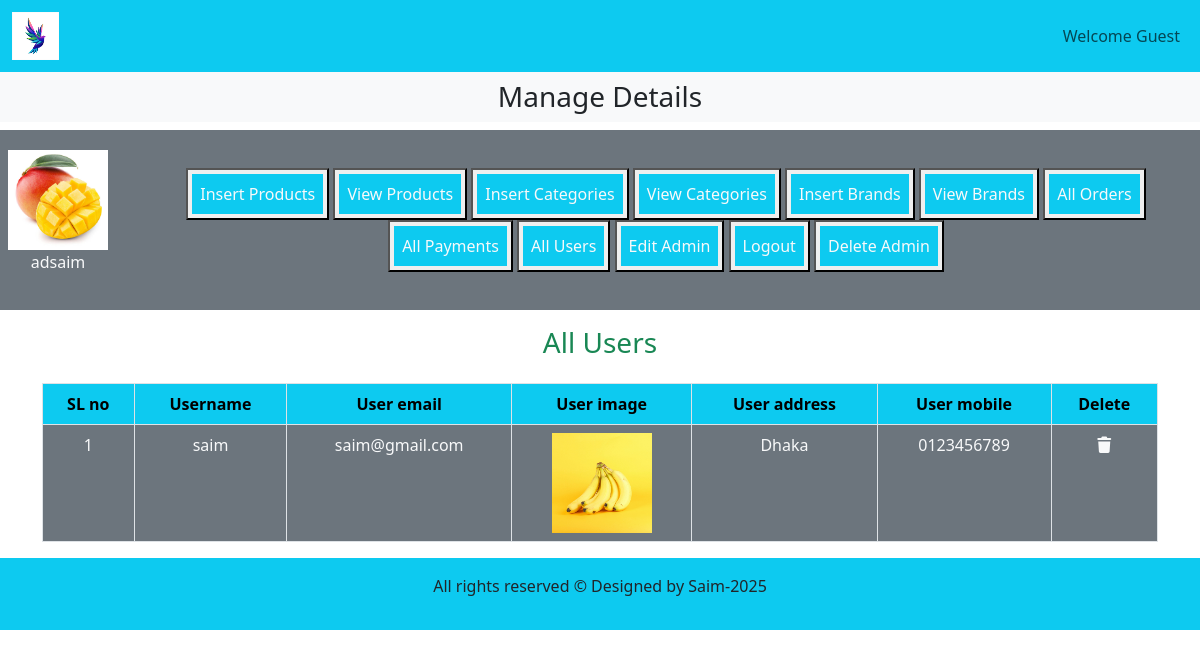
The app's page /admin_area/index.php?all_users (signed in) with its own data.
### tables this page shows
CREATE TABLE `user_table` (
  `user_id` int(11) NOT NULL,
  `user_name` varchar(100) NOT NULL,
  `user_email` varchar(100) NOT NULL,
  `user_password` varchar(255) NOT NULL,
  `user_image` varchar(255) NOT NULL,
  `user_ip` varchar(255) NOT NULL,
  `user_address` varchar(255) NOT NULL,
  `user_mobile` varchar(20) NOT NULL
);

### admin_area/all_users.php (the view)
<h3 class="text-center text-success">All Users</h3>
<table class="table table-bordered mt-4 text-center">
    <thead class="table_head">
        <?php
            $get_users="SELECT * FROM `user_table`";
            $result=mysqli_query($con, $get_users);
            $row_count=mysqli_num_rows($result);
            if($row_count==0) {
                echo "<h2 class='text-danger text-center mt-5'>No users yet</h2>";
            }
            else {
                echo "
                    <tr>
                    <th>SL no</th>
                    <th>Username</th>
                    <th>User email</th>
                    <th>User image</th>
                    <th>User address</th>
                    <th>User mobile</th>
                    <th>Delete</th>
                    </tr>
                    </thead>
                    <tbody class='table_body'>
                ";
                $number=0;
                while($row_data=mysqli_fetch_assoc($result)) {
                    $user_id=$row_data['user_id'];
                    $user_name=$row_data['user_name'];
                    $user_email=$row_data['user_email'];
                    $user_image=$row_data['user_image'];
                    $user_address=$row_data['user_address'];
                    $user_mobile=$row_data['user_mobile'];
                    $number++;
                    echo "
                        <tr>
                            <td>$number</td>
                            <td>$user_name</td>
                            <td>$user_email</td>
                            <td><img src='../users_area/user_images/$user_image' alt='$user_name' class='product_img'></td>
                            <td>$user_address</td>
                            <td>$user_mobile</td>
                            <td><a href='index.php?delete_user=$user_id' class='text-light'><i class='fa-solid fa-trash'></i></a></td>
                        </tr>
                    ";
                }
            }
        ?>
    </tbody>
</table>

### admin_area/index.php (shortened to what this page needs)
<!DOCTYPE html>
<html lang="en">
<head>
    <link href="https://cdn.jsdelivr.net/npm/bootstrap@5.3.7/dist/css/bootstrap.min.css" rel="stylesheet">
    <link rel="stylesheet" href="https://cdnjs.cloudflare.com/ajax/libs/font-awesome/7.0.0/css/all.min.css" />
    <link rel = "stylesheet" href = "../style.css">
</head>
<body>
    <div class="container-fluid p-0">
        <nav class="navbar navbar-expand-lg navbar-light bg-info">
            <div class="container-fluid">
                <img src="../images/logo.png" alt="" class="logo">
                <nav class="navbar navbar-expand-lg">
                    <ul class="navbar-nav">
                        <li class="nav-item">
                            <a href="#" class="nav-link">Welcome Guest</a>
                        </li>
                    </ul>
                </nav>
            </div>
        </nav>
        <div class="bg-light">
            <h3 class="text-center p-2">Manage Details</h3>
        </div>
        <div class="row">
            <div class="col-md-12 bg-secondary p-1 d-flex align-items-center">
                <div class="p-3">
                    <a href="#"><img src="../images/mango.jpg" alt="Admin Profile" class="admin_image"></a>
                    <p class="text-light text-center"><?= htmlspecialchars($_SESSION['username']) ?></p>
                </div>
                <div class="button text-center">
                    <button><a href="insert_product.php" class="nav-link text-light bg-info m-1 p-2">Insert Products</a></button>
                    <button><a href="index.php?view_products" class="nav-link text-light bg-info m-1 p-2">View Products</a></button>
                    <button><a href="index.php?insert_categories" class="nav-link text-light bg-info m-1 p-2">Insert Categories</a></button>
                    <button><a href="index.php?view_categories" class="nav-link text-light bg-info m-1 p-2">View Categories</a></button>
                    <button><a href="index.php?insert_brands" class="nav-link text-light bg-info m-1 p-2">Insert Brands</a></button>
                    <button><a href="index.php?view_brands" class="nav-link text-light bg-info m-1 p-2">View Brands</a></button>
                    <button><a href="index.php?all_orders" class="nav-link text-light bg-info m-1 p-2">All Orders</a></button>
                    <button><a href="index.php?all_payments" class="nav-link text-light bg-info m-1 p-2">All Payments</a></button>
                    <button><a href="index.php?all_users" class="nav-link text-light bg-info m-1 p-2">All Users</a></button>
                    <button><a href="index.php?edit_admin" class="nav-link text-light bg-info m-1 p-2">Edit Admin</a></button>
                    <button><a href="index.php?admin_logout" class="nav-link text-light bg-info m-1 p-2">Logout</a></button>
                    <button><a href="index.php?delete_admin" class="nav-link text-light bg-info m-1 p-2">Delete Admin</a></button>
                </div>
            </div>
        </div>
        <div class="container my-3">
            <?php
                $allowed_pages = [
                    'view_products', 'edit_products', 'delete_products',
                    'insert_categories', 'view_categories', 'edit_category', 'delete_category',
                    'insert_brands', 'view_brands', 'edit_brand', 'delete_brand',
                    'all_orders', 'delete_order', 'all_payments', 'delete_payment',
                    'all_users', 'delete_user', 'edit_admin', 'admin_logout', 'delete_admin'
                ];
                foreach ($allowed_pages as $page) {
                    if (isset($_GET[$page])) {
                        include("$page.php");
                        break;
                    }
                }
            ?>
        </div>
        <?php
            include("../includes/footer.php")
        ?>
    </div>
</body>
</html>

### style.css (style rules this page uses)
* { padding: 0; margin: 0; box-sizing: border-box; }
.logo { width:4%; height:2%; }
.admin_image { width: 100px; object-fit: contain; }

### admin_area/index.php (style rules this page uses)
* { padding: 0; margin: 0; box-sizing: border-box; }
body { overflow-x: hidden; }
.logo { width:4%; height:2%; }
.table_head th { background-color: var(--bs-info); }
.table_body td { background-color: var(--bs-secondary); color: var(--bs-light); }
.product_img { width: 100px; object-fit: contain; }

### records on screen
user_table: user_name "saim", user_email "saim@gmail.com", user_image (picture), user_address "Dhaka", user_mobile "0123456789"

### other values on screen
$_SESSION['username'] "adsaim"
